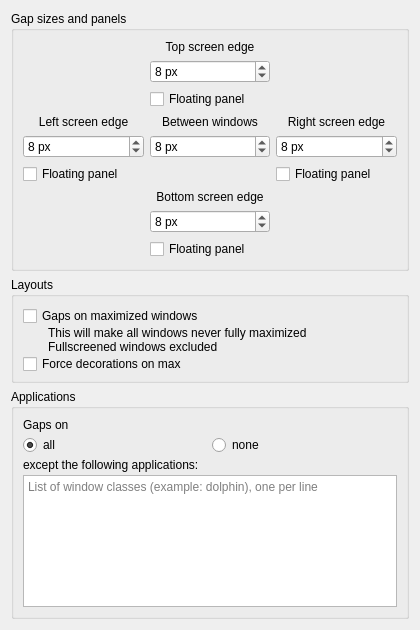
<?xml version="1.0" encoding="UTF-8"?>
<ui version="4.0">
 <class>KWin::TileGapsConfigForm</class>
 <widget class="QWidget" name="KWin::TileGapsConfigForm">
  <property name="geometry">
   <rect>
    <x>0</x>
    <y>0</y>
    <width>420</width>
    <height>630</height>
   </rect>
  </property>
  <property name="minimumSize">
   <size>
    <width>420</width>
    <height>630</height>
   </size>
  </property>
  <property name="sizeIncrement">
   <size>
    <width>0</width>
    <height>0</height>
   </size>
  </property>
  <property name="windowTitle">
   <string>Window Gaps</string>
  </property>
  <property name="autoFillBackground">
   <bool>false</bool>
  </property>
  <layout class="QVBoxLayout" name="verticalLayout_4">
   <item>
    <layout class="QVBoxLayout" name="verticalLayout">
     <property name="spacing">
      <number>6</number>
     </property>
     <property name="leftMargin">
      <number>0</number>
     </property>
     <property name="topMargin">
      <number>0</number>
     </property>
     <property name="rightMargin">
      <number>0</number>
     </property>
     <property name="bottomMargin">
      <number>0</number>
     </property>
     <item>
      <widget class="QGroupBox" name="groupBox_sizes">
       <property name="title">
        <string>Gap sizes and panels</string>
       </property>
       <property name="flat">
        <bool>false</bool>
       </property>
       <layout class="QGridLayout" name="gridLayout">
        <item row="7" column="0">
         <widget class="QSpinBox" name="kcfg_gapLeft">
          <property name="suffix">
           <string> px</string>
          </property>
          <property name="maximum">
           <number>999</number>
          </property>
          <property name="value">
           <number>8</number>
          </property>
         </widget>
        </item>
        <item row="9" column="1">
         <widget class="QLabel" name="label_gapBottom">
          <property name="text">
           <string>Bottom screen edge</string>
          </property>
          <property name="alignment">
           <set>Qt::AlignCenter</set>
          </property>
         </widget>
        </item>
        <item row="2" column="1">
         <widget class="QLabel" name="label_gapTop">
          <property name="text">
           <string>Top screen edge</string>
          </property>
          <property name="alignment">
           <set>Qt::AlignCenter</set>
          </property>
         </widget>
        </item>
        <item row="5" column="0">
         <widget class="QLabel" name="label_gapLeft">
          <property name="text">
           <string>Left screen edge</string>
          </property>
          <property name="alignment">
           <set>Qt::AlignCenter</set>
          </property>
         </widget>
        </item>
        <item row="5" column="1">
         <widget class="QLabel" name="label_gapMid">
          <property name="text">
           <string>Between windows</string>
          </property>
          <property name="alignment">
           <set>Qt::AlignCenter</set>
          </property>
         </widget>
        </item>
        <item row="11" column="1">
         <widget class="QSpinBox" name="kcfg_gapBottom">
          <property name="suffix">
           <string> px</string>
          </property>
          <property name="maximum">
           <number>999</number>
          </property>
          <property name="value">
           <number>8</number>
          </property>
         </widget>
        </item>
        <item row="3" column="1">
         <widget class="QSpinBox" name="kcfg_gapTop">
          <property name="suffix">
           <string> px</string>
          </property>
          <property name="maximum">
           <number>999</number>
          </property>
          <property name="value">
           <number>8</number>
          </property>
         </widget>
        </item>
        <item row="12" column="1">
         <widget class="QCheckBox" name="kcfg_panelBottom">
          <property name="text">
           <string>Floating panel</string>
          </property>
         </widget>
        </item>
        <item row="8" column="0">
         <widget class="QCheckBox" name="kcfg_panelLeft">
          <property name="text">
           <string>Floating panel</string>
          </property>
         </widget>
        </item>
        <item row="4" column="1">
         <widget class="QCheckBox" name="kcfg_panelTop">
          <property name="sizePolicy">
           <sizepolicy hsizetype="Minimum" vsizetype="Fixed">
            <horstretch>0</horstretch>
            <verstretch>0</verstretch>
           </sizepolicy>
          </property>
          <property name="text">
           <string>Floating panel</string>
          </property>
         </widget>
        </item>
        <item row="7" column="3">
         <widget class="QSpinBox" name="kcfg_gapRight">
          <property name="suffix">
           <string> px</string>
          </property>
          <property name="maximum">
           <number>999</number>
          </property>
          <property name="value">
           <number>8</number>
          </property>
         </widget>
        </item>
        <item row="7" column="1">
         <widget class="QSpinBox" name="kcfg_gapMid">
          <property name="suffix">
           <string> px</string>
          </property>
          <property name="maximum">
           <number>999</number>
          </property>
          <property name="value">
           <number>8</number>
          </property>
         </widget>
        </item>
        <item row="8" column="3">
         <widget class="QCheckBox" name="kcfg_panelRight">
          <property name="text">
           <string>Floating panel</string>
          </property>
         </widget>
        </item>
        <item row="5" column="3">
         <widget class="QLabel" name="label_gapRight">
          <property name="text">
           <string>Right screen edge</string>
          </property>
          <property name="alignment">
           <set>Qt::AlignCenter</set>
          </property>
         </widget>
        </item>
       </layout>
      </widget>
     </item>
     <item>
      <widget class="QGroupBox" name="groupBox_layouts">
       <property name="sizePolicy">
        <sizepolicy hsizetype="Preferred" vsizetype="Preferred">
         <horstretch>0</horstretch>
         <verstretch>0</verstretch>
        </sizepolicy>
       </property>
       <property name="title">
        <string>Layouts</string>
       </property>
       <property name="flat">
        <bool>false</bool>
       </property>
       <layout class="QVBoxLayout" name="verticalLayout_3">
        <property name="bottomMargin">
         <number>6</number>
        </property>
        <item>
         <layout class="QVBoxLayout" name="verticalLayout_2">
          <property name="spacing">
           <number>0</number>
          </property>
          <item>
           <widget class="QCheckBox" name="kcfg_includeMaximized">
            <property name="maximumSize">
             <size>
              <width>16777215</width>
              <height>16777215</height>
             </size>
            </property>
            <property name="text">
             <string>Gaps on maximized windows</string>
            </property>
            <property name="checked">
             <bool>false</bool>
            </property>
           </widget>
          </item>
          <item>
           <layout class="QHBoxLayout" name="horizontalLayout_inludeMaximizedInfo">
            <item>
             <spacer name="horizontalSpacer_includeMaximizedInfo">
              <property name="orientation">
               <enum>Qt::Horizontal</enum>
              </property>
              <property name="sizeType">
               <enum>QSizePolicy::Fixed</enum>
              </property>
              <property name="sizeHint" stdset="0">
               <size>
                <width>25</width>
                <height>0</height>
               </size>
              </property>
             </spacer>
            </item>
            <item alignment="Qt::AlignTop">
             <widget class="QLabel" name="label_includeMaximizedInfo">
              <property name="maximumSize">
               <size>
                <width>16777215</width>
                <height>16777215</height>
               </size>
              </property>
              <property name="styleSheet">
               <string notr="true">font: 8pt &quot;Noto Sans&quot;;</string>
              </property>
              <property name="text">
               <string>&lt;html&gt;&lt;head/&gt;&lt;body&gt;This will make all windows never fully maximized&lt;br/&gt;Fullscreened windows excluded&lt;/body&gt;&lt;/html&gt;</string>
              </property>
              <property name="textFormat">
               <enum>Qt::RichText</enum>
              </property>
              <property name="alignment">
               <set>Qt::AlignLeading|Qt::AlignLeft|Qt::AlignTop</set>
              </property>
              <property name="wordWrap">
               <bool>true</bool>
              </property>
              <property name="margin">
               <number>0</number>
              </property>
             </widget>
            </item>
           </layout>
           </item>
           <item>
            <widget class="QCheckBox" name="kcfg_forceDecoOnMax">
             <property name="text">
              <string>Force decorations on max</string>
             </property>
             <property name="checked">
              <bool>false</bool>
             </property>
            </widget>
           </item>
          </layout>
         </item>
        </layout>
       </widget>
      </item>
      <item>
       <widget class="QGroupBox" name="groupBox_applications">
       <property name="title">
        <string>Applications</string>
       </property>
       <layout class="QHBoxLayout" name="horizontalLayout_7">
        <item>
         <layout class="QVBoxLayout" name="verticalLayout_applications">
          <property name="spacing">
           <number>3</number>
          </property>
          <item>
           <widget class="QLabel" name="label_applications_1">
            <property name="text">
             <string>Gaps on</string>
            </property>
           </widget>
          </item>
          <item>
           <layout class="QHBoxLayout" name="horizontalLayout">
            <item>
             <widget class="QRadioButton" name="kcfg_excludeMode">
              <property name="text">
               <string>all </string>
              </property>
              <property name="checked">
               <bool>true</bool>
              </property>
             </widget>
            </item>
            <item>
             <widget class="QRadioButton" name="kcfg_includeMode">
              <property name="text">
               <string>none</string>
              </property>
             </widget>
            </item>
           </layout>
          </item>
          <item>
           <widget class="QLabel" name="label_applications_2">
            <property name="text">
             <string>except the following applications:</string>
            </property>
           </widget>
          </item>
          <item>
           <widget class="QPlainTextEdit" name="kcfg_applications">
            <property name="placeholderText">
             <string>List of window classes (example: dolphin), one per line</string>
            </property>
           </widget>
          </item>
         </layout>
        </item>
       </layout>
      </widget>
     </item>
    </layout>
   </item>
  </layout>
 </widget>
 <resources/>
 <connections/>
</ui>
